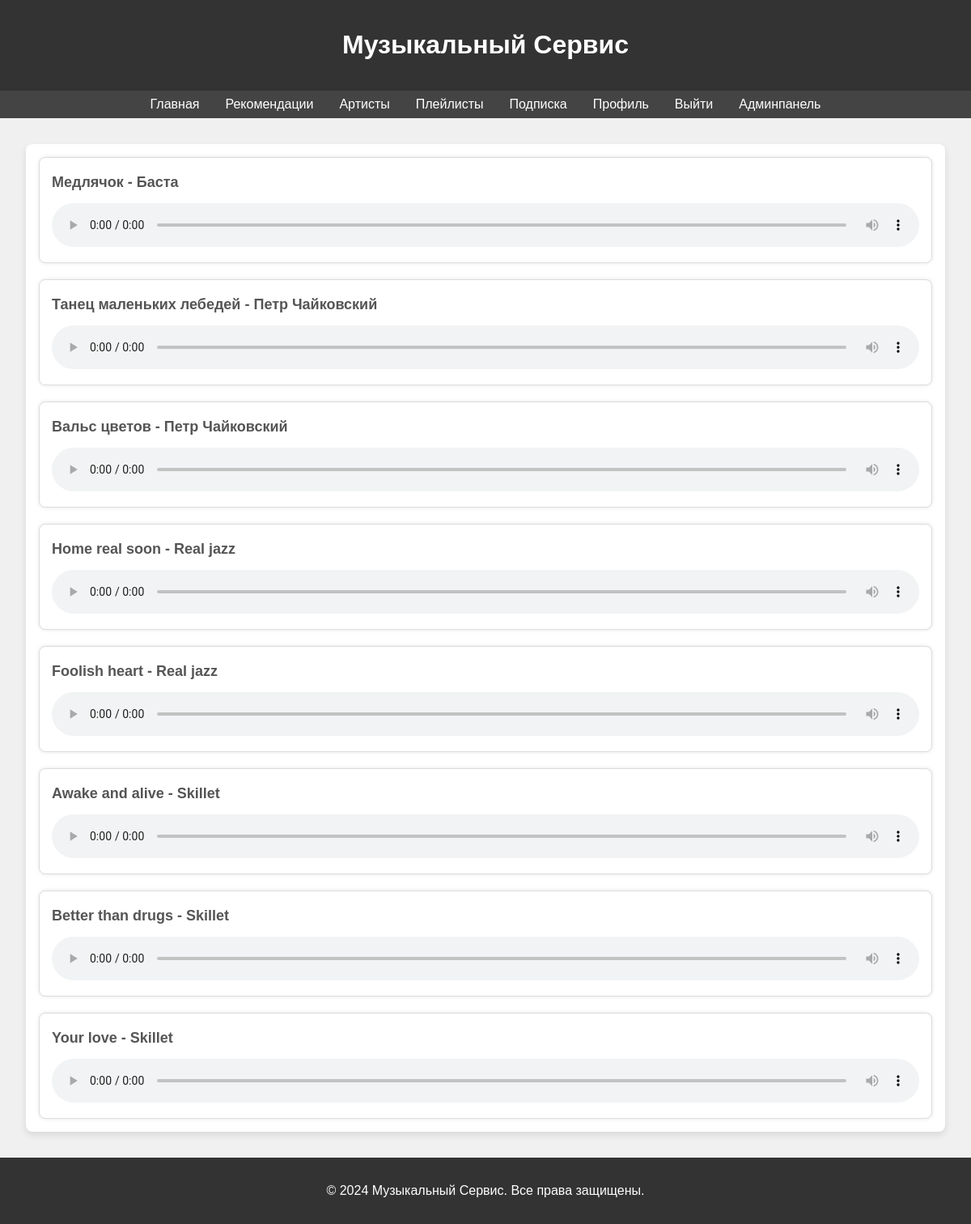
/playlist/1/ (signed in), run on the app's committed database.
### mainapp/models.py (models this page shows, shortened)
class Track(models.Model):
    title = models.CharField(max_length=255)
    artist = models.ForeignKey(Artist, related_name='tracks', on_delete=models.CASCADE)
    genres = models.ManyToManyField(Genre, related_name='tracks')
    cover_image = models.ImageField(upload_to='static/img/', blank=True, null=True, default='static/img/default-cover.png')
    audio_file = models.FileField(upload_to='static/audio/')
    is_popular = models.BooleanField(default=False)
    uploaded_at = models.DateTimeField(auto_now_add=True)
    owner = models.ForeignKey(User, related_name='tracks', on_delete=models.CASCADE)

class Artist(models.Model):
    name = models.CharField(max_length=255)
    bio = models.TextField(blank=True)
    image = models.ImageField(upload_to='img/', blank=True)

### mainapp/views.py (the view)
# urls.py: path('playlist/<int:id>/', PlaylistDetailView.as_view(), name='playlist_detail'),
class PlaylistDetailView(DetailView):
    model = Playlist
    template_name = 'mainapp/playlist_detail.html'
    context_object_name = 'playlist'
    def get_object(self):
        return get_object_or_404(Playlist, id=self.kwargs['id'])

### authapp/models.py (called while the page is built)
    def has_active_subscription(self):
        subscription = self.subscriptions.filter(expiry_date__gte=date.today()).first()
        return subscription.subscription_type

### templates/mainapp/playlist_detail.html (shortened to what this page needs)
{% extends 'base.html' %}
{% block content %}
    <div class="container mt-5">
        <div class="recommendations">
            {% for track in playlist.tracks.all %}
                <div class="track-card">
                    <p class="track-title">{{ track.title }} - {{ track.artist.name }}</p>
                    <audio controls class="audio-player" data-track-id="{{ track.id }}">
                        <source src="{{ track.audio_file.url }}" type="audio/mpeg">
                    </audio>
                </div>
            {% endfor %}
        </div>
    </div>
{% endblock %}

### static/css/style.css (style rules this page uses)
body { font-family: Arial, sans-serif; background-color: #f0f0f0; margin: 0; padding: 0; display: flex; flex-direction: column; min-height: 100vh; }
.recommendations { display: flex; flex-direction: column; gap: 20px; }
.track-card { padding: 15px; border: 1px solid #ddd; border-radius: 8px; box-shadow: 0 0 5px rgba(0, 0, 0, 0.1); background-color: #fff; }
.track-title { font-size: 18px; font-weight: bold; margin-bottom: 5px; }
.track-card p { margin: 5px 0; color: #555; }
.audio-player { width: 100%; margin-top: 10px; }

### data on the page
Track: title "Медлячок", artist.name "Баста"
Track: title "Танец маленьких лебедей", artist.name "Петр Чайковский"
Track: title "Вальс цветов", artist.name "Петр Чайковский"
Track: title "Home real soon", artist.name "Real jazz"
Track: title "Foolish heart", artist.name "Real jazz"
Track: title "Awake and alive", artist.name "Skillet"
Track: title "Better than drugs", artist.name "Skillet"
Track: title "Your love", artist.name "Skillet"
